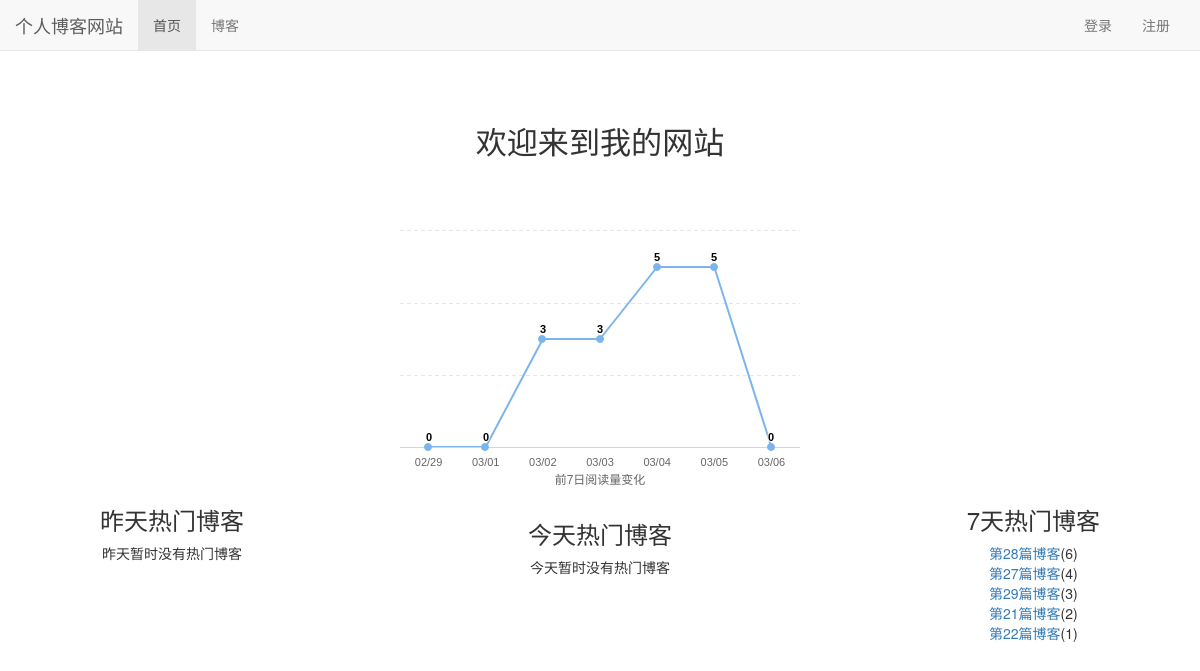
The page / on the database its author committed.
### blog/models.py (models this page shows, shortened)
class Blog(models.Model,ReadNumExpandMethod):
    title = models.CharField(max_length=50)  # 文章标题
    content = RichTextUploadingField(verbose_name='博客内容')  # 上传图片要改成这个字段
    author = models.ForeignKey(User, on_delete=models.CASCADE)  # 作者
    created_time = models.DateTimeField(auto_now_add=True)  # 发布时间
    update_time = models.DateTimeField(auto_now=True)  # 修改时间
    read_details = GenericRelation(ReadDetail, verbose_name='博客类型')
    blog_type = models.ForeignKey(BlogType, on_delete=models.CASCADE)  # 文章分类
    class Meta:
        ordering = [
            '-created_time'
        ]

### mysite/views.py (the view)
# urls.py: 2. Add a URL to urlpatterns:  path('', views.home, name='home')
def home(request):
    blog_content_type = ContentType.objects.get_for_model(Blog)
    dates, read_nums = get_seven_days_read_data(blog_content_type)
    hot_blogs_for_7_days = cache.get('hot_blogs_for_7_days')
    if hot_blogs_for_7_days is None:
        hot_blogs_for_7_days = get_7_days_hot_blogs()
        cache.set('hot_blogs_for_7_days', hot_blogs_for_7_days, 3600)
    context = {}
    context['dates'] = dates
    context['read_nums'] = read_nums
    context['today_hot_data'] = get_today_hot_data(blog_content_type)
    context['yesterday_hot_data'] = get_yesterday_hot_data(blog_content_type)
    context['hot_blogs_for_7_days'] = hot_blogs_for_7_days
    return render(request, 'home.html', context=context)

### mysite/views.py (called while the page is built)
def get_7_days_hot_blogs():
    today = timezone.now().date()
    date = today - datetime.timedelta(days=7)
    blogs = Blog.objects.filter(read_details__date__lt=today, read_details__date__gte=date).values('id',
                                                                                                   'title').annotate(
        read_num_sum=Sum('read_details__read_num')).order_by('-read_num_sum')
    return blogs[:7]

### read_statistics/utils.py (called while the page is built)
def get_seven_days_read_data(content_type):
    today = timezone.now().date()  #获取今天的数据
    dates = []
    read_nums = []
    for i in range(7, 0, -1):
        date = today - datetime.timedelta(days=i)
        dates.append(date.strftime('%m/%d'))
        read_details = ReadDetail.objects.filter(content_type=content_type, date=date)
        result = read_details.aggregate(
            read_num_sum=Sum('read_num'))  # aggregate聚合  Sum求和 得到所有的阅读次数{'read_num_sum':?}键值对
        read_nums.append(result['read_num_sum'] or 0)  # 如果前面那个为False就取0
    return dates, read_nums

def get_today_hot_data(content_type):#获取今天的热门数据，获取前7条
    today = timezone.now().date()
    read_details = ReadDetail.objects.filter(content_type=content_type, date=today).order_by('-read_num')
    return read_details[:7]

def get_yesterday_hot_data(content_type): #获取昨天的热门数据，获取前7条
    today = timezone.now().date()
    yesterday = today - datetime.timedelta(days=1)
    read_details = ReadDetail.objects.filter(content_type=content_type, date=yesterday).order_by('-read_num')
    return read_details[:7]

### templates/home.html (shortened to what this page needs)
{% extends 'base.html' %}
{% load staticfiles %}
{% block css %}
    <link rel="stylesheet" href="{% static 'css/home.css' %}">
{% endblock %}
{% block content %}
    <h3 class="home-content">欢迎来到我的网站</h3>
        <div id="container"></div>
        <div class="tu">
            <div class="hot-data content">
                <h3>今天热门博客</h3>
                <ul>
                    {% for hot_data in today_hot_data %}
                        <li>
                            <a href="{% url 'blog_detail' hot_data.content_object.pk %}">{{ hot_data.content_object.title }}</a>({{ hot_data.read_num }})
                        </li>
                    {% empty %}
                        <li>今天暂时没有热门博客</li>
                    {% endfor %}
                </ul>
            </div>
            <div class="hot-data left">
                <h3>昨天热门博客</h3>
                <ul>
                    {% for hot_data in yesterday_hot_data %}
                        <li>
                            <a href="{% url 'blog_detail' hot_data.content_object.pk %}">{{ hot_data.content_object.title }}</a>({{ hot_data.read_num }})
                        </li>
                    {% empty %}
                        <li>昨天暂时没有热门博客</li>
                    {% endfor %}
                </ul>
            </div>
            <div class="hot-data right">
                <h3>7天热门博客</h3>
                <ul>
                    {% for hot_blog in hot_blogs_for_7_days %}
                        <li>
                            <a href="{% url 'blog_detail' hot_blog.id %}">{{ hot_blog.title }}</a>({{ hot_blog.read_num_sum }})
                        </li>
                    {% empty %}
                        <li>昨天暂时没有热门博客</li>
                    {% endfor %}
                </ul>
            </div>
        </div>
{% endblock %}
{% block nav_home_av %}active{% endblock %}

### static/css/base.css (style rules this page uses)
* { margin: 0; padding: 0; }
body { margin-top: 70px !important; }
ul { list-style-type: none; }

### static/css/home.css (style rules this page uses)
h3.home-content { font-size: 222%; text-align: center; margin-top: 4em; margin-bottom: 2em; }
div#container { margin: 0 auto; height: 20em; min-width: 20em; max-width: 30em; }
div.tu { text-align: center; }
div.hot-data { text-align: center; margin-top: 2em; }
div.left { float: left; padding-left: 100px; margin-top: -100px!important; }
div.content { padding-top: 100px; margin-top: -100px!important; }
div.right { float: right; padding-right: 100px; margin-top: -100px!important; }

### rows shown on the page
Blog: title "第28篇博客", read_num_sum "6"
Blog: title "第27篇博客", read_num_sum "4"
Blog: title "第29篇博客", read_num_sum "3"
Blog: title "第21篇博客", read_num_sum "2"
Blog: title "第22篇博客", read_num_sum "1"
